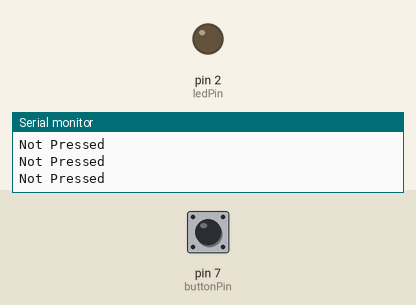
Simulated run of this sketch. Board: Arduino Uno, built with avr-gcc and run on an emulated ATmega328P. On the bench: output pins drawn as LEDs (lit = HIGH), the last lines printed to the serial monitor. Inputs (shaded band) come from the test bench; at power-on: pin 7 (buttonPin) LOW.

Above: at 4.8 s.
4.9 s: pin 7 (buttonPin) pulled HIGH for 2.35 s
At 7.2 s:
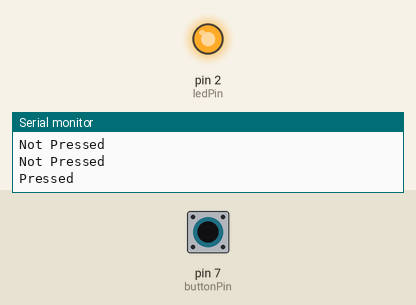
Timing chart, 0 to 9.5 s (numbered marks = the images above; inputs shaded):
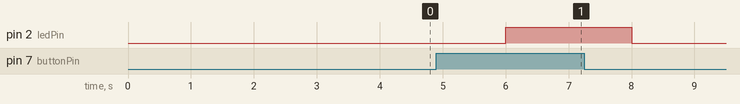

Measured:
- after the input at 4.9 s, pin 2 (ledPin): LOW → HIGH after 1.1 s, → LOW 2.0 s later

The sketch:

Ex2_switch___LED_demo_.ino
```cpp
const int buttonPin = 7;
const int ledPin = 2;


void setup()
{
  pinMode(buttonPin,INPUT);
  pinMode(ledPin, OUTPUT);
  Serial.begin(115200); // baud rate setting

}

void loop()
{
  int buttonState = digitalRead(buttonPin);

  if(buttonState == HIGH)
  {
  	Serial.println("Pressed");
    digitalWrite(ledPin, HIGH);
  }

  else
  {
  	Serial.println("Not Pressed");
    digitalWrite(ledPin, LOW);
  }

  delay(2000);
}
```
